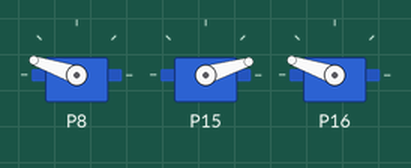
Recording of a program running on a simulated BBC micro:bit running MicroPython. On the bench: 3 × servo. Servo angles are drawn from the pulse width (0.5 ms = 0°, 2.5 ms = 180°).

Above: at 0.05 s.
At 2.0 s:
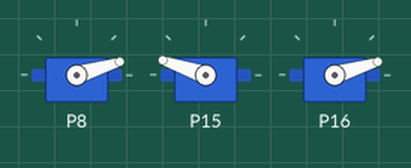
At 4.0 s:
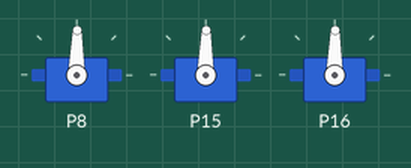
Timing chart, 0 to 5.2 s (numbered marks = the images above):
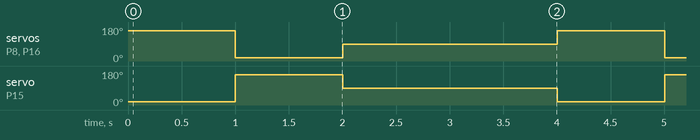

Measured:
- by itself, servo on P8, servo on P16: repeats every 4.0 s: 89° 2.0 s, 161° 1.0 s, 17° 1.0 s
- by itself, servo on P15: repeats every 4.0 s: 89° 2.0 s, 17° 1.0 s, 161° 1.0 s

The program:

simple_servo_micropython_example.py
```python
# Add your Python code here. E.g.
from microbit import *
from KitronikSimpleServo import *

#set a variable for each servo pin
servo1 = simpleServo(pin8)
servo2 = simpleServo(pin15)
servo3 = simpleServo(pin16)

#loop the servos moving from one end stop to the other,
#followed by the servos returning to the centre
#then switch the servos off
while True:
  servo1.write_angle(180)
  servo2.write_angle(0)
  servo3.write_angle(180)
  sleep(1000)
  servo1.write_angle(0)
  servo2.write_angle(180)
  servo3.write_angle(0)
  sleep(1000)
  servo1.write_angle(90)
  servo2.write_angle(90)
  servo3.write_angle(90)
  sleep(1000)
  servo1.stop()
  servo2.stop()
  servo3.stop()
  sleep(1000)
```

KitronikSimpleServo.py
```python
# (licence header left out)
from microbit import *

class simpleServo:
    #Simple Servo module is used with the 5673 - Simple Servo board
    #The servo connections to the BBC micro:bit on this product are pins 8 (servo1), 15 (servo2) and 16 (servo3)
    #initalise servo pin with frequency and time period
    def __init__(self, pin, freq=50, min_us=700, max_us=2300, angle=180):
        self.pin = pin
        self.freq = freq
        self.min_us = min_us
        self.max_us = max_us
        self.angle = angle
        self.us = 0
        self.analog_period = 0
        analog_period = round((1/self.freq) * 1000)
        self.pin.set_analog_period(analog_period)

    #write the frequency to the analog pin
    def write_us(self, us):
        self.us = min(self.max_us, max(self.min_us, us))
        analog_op = round(self.us * 1024 * self.freq // 1000000)
        self.pin.write_analog(analog_op)

    #call function to set the angle
    def write_angle(self, degrees=None):
        degrees = degrees // 1
        pulse_range = self.max_us - self.min_us
        self.us = self.min_us + (pulse_range * degrees) // self.angle
        self.write_us(self.us)

    #call function to stop the servo beingdriven
    def stop(self):
        self.pin.write_digital(0)
```
